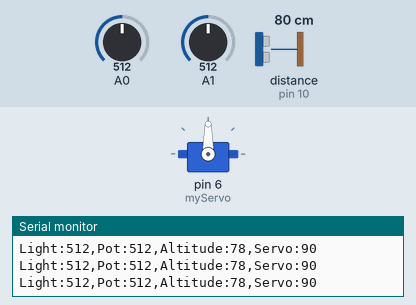
Simulated run of this sketch. Board: Arduino Uno, built with avr-gcc and run on an emulated ATmega328P. Shown: servo, the last lines printed to the serial monitor. Wiring (inferred from the names in the program): ultrasonic range finder: trigger pin 9; echo pin 10. The inputs (shaded band) are chosen by the test bench; at power-on: A1 = 512, A0 = 512, distance to the obstacle (sensor on pin 10) 80 cm. The echo pulse lasts 58.3 µs per cm.

Above: at 1.2 s.
1.3 s: A1 set to 716
At 2.5 s:
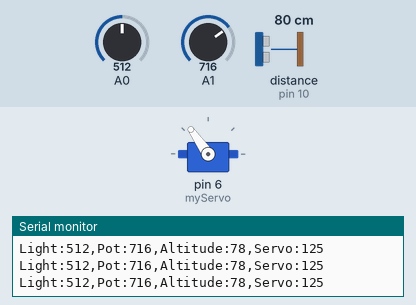
2.8 s: A1 set to 900
At 3.4 s:
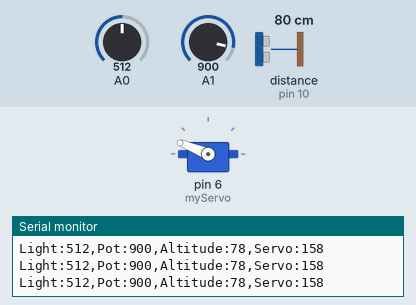
4.3 s: A1 set to 1023
At 5.3 s:
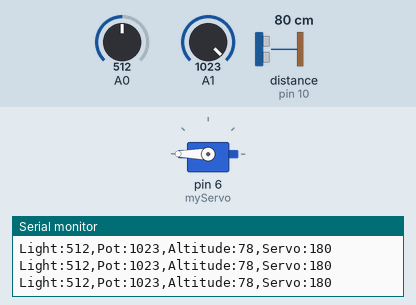
5.8 s: A1 set to 306
At 7.2 s:
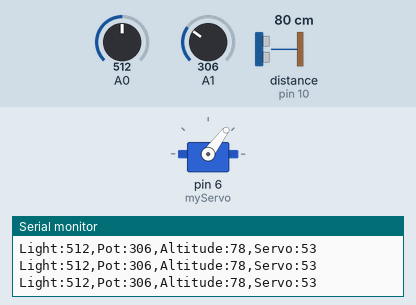
10.3 s: A1 set to 122
At 11.7 s:
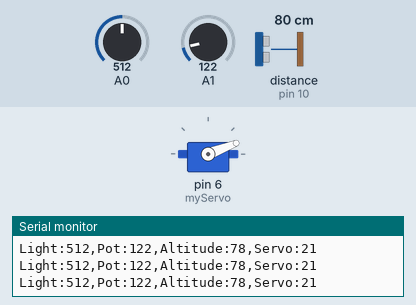
Timing chart, 0 to 12.8 s (numbered marks = the images above; inputs shaded):
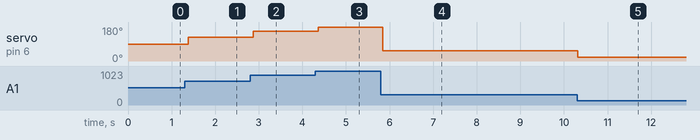

Measured:
- after the input at 1.3 s, servo on pin 6 (myServo): 90° → 125° after 0.08 s
- after the input at 2.8 s, servo on pin 6 (myServo): 125° → 158° after 0.07 s
- after the input at 4.3 s, servo on pin 6 (myServo): 158° → 180° after 0.06 s
- after the input at 5.8 s, servo on pin 6 (myServo): 180° → 53° after 0.05 s
- after the input at 10.3 s, servo on pin 6 (myServo): 53° → 21° at once

The sketch:

telemetryarduino.ino
```cpp
#include <Servo.h>

Servo myServo;

// Ultrasonic sensor pins
const int trigPin = 9;
const int echoPin = 10;

void setup() {
  Serial.begin(9600);

  // Ultrasonic setup
  pinMode(trigPin, OUTPUT);
  pinMode(echoPin, INPUT);

  // Servo setup
  myServo.attach(6);
}

void loop() {

  // ===== READ LDR =====
  int lightValue = analogRead(A0);

  // ===== READ POTENTIOMETER =====
  int potValue = analogRead(A1);

  // ===== CONTROL SERVO =====
  int angle = map(potValue, 0, 1023, 0, 180);

  myServo.write(angle);

  // ===== ULTRASONIC SENSOR =====
  digitalWrite(trigPin, LOW);
  delayMicroseconds(2);

  digitalWrite(trigPin, HIGH);
  delayMicroseconds(10);

  digitalWrite(trigPin, LOW);

  long duration = pulseIn(echoPin, HIGH);

  int distance = duration * 0.034 / 2;

  // ===== SERIAL OUTPUT =====
  Serial.print("Light:");
  Serial.print(lightValue);

  Serial.print(",Pot:");
  Serial.print(potValue);

  Serial.print(",Altitude:");
  Serial.print(distance);

  Serial.print(",Servo:");
  Serial.println(angle);

  delay(100);
}
```
